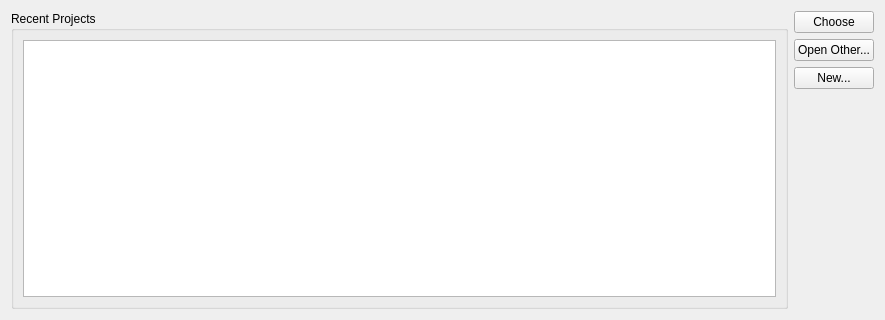
<?xml version="1.0" encoding="UTF-8"?>
<ui version="4.0">
 <class>FLIMfitLauncher</class>
 <widget class="QWidget" name="FLIMfitLauncher">
  <property name="geometry">
   <rect>
    <x>0</x>
    <y>0</y>
    <width>885</width>
    <height>320</height>
   </rect>
  </property>
  <property name="windowTitle">
   <string>FLIMfit</string>
  </property>
  <layout class="QHBoxLayout" name="horizontalLayout">
   <item>
    <widget class="QGroupBox" name="groupBox">
     <property name="title">
      <string>Recent Projects</string>
     </property>
     <layout class="QVBoxLayout" name="verticalLayout_2">
      <item>
       <widget class="QListWidget" name="recent_projects_list"/>
      </item>
     </layout>
    </widget>
   </item>
   <item>
    <layout class="QVBoxLayout" name="verticalLayout">
     <item>
      <widget class="QPushButton" name="choose_button">
       <property name="text">
        <string>Choose</string>
       </property>
      </widget>
     </item>
     <item>
      <widget class="QPushButton" name="open_button">
       <property name="text">
        <string>Open Other...</string>
       </property>
       <property name="shortcut">
        <string>Ctrl+O</string>
       </property>
      </widget>
     </item>
     <item>
      <widget class="QPushButton" name="new_button">
       <property name="text">
        <string>New...</string>
       </property>
       <property name="shortcut">
        <string>Ctrl+N</string>
       </property>
      </widget>
     </item>
     <item>
      <spacer name="verticalSpacer">
       <property name="orientation">
        <enum>Qt::Vertical</enum>
       </property>
       <property name="sizeHint" stdset="0">
        <size>
         <width>20</width>
         <height>40</height>
        </size>
       </property>
      </spacer>
     </item>
    </layout>
   </item>
  </layout>
 </widget>
 <resources/>
 <connections/>
</ui>
